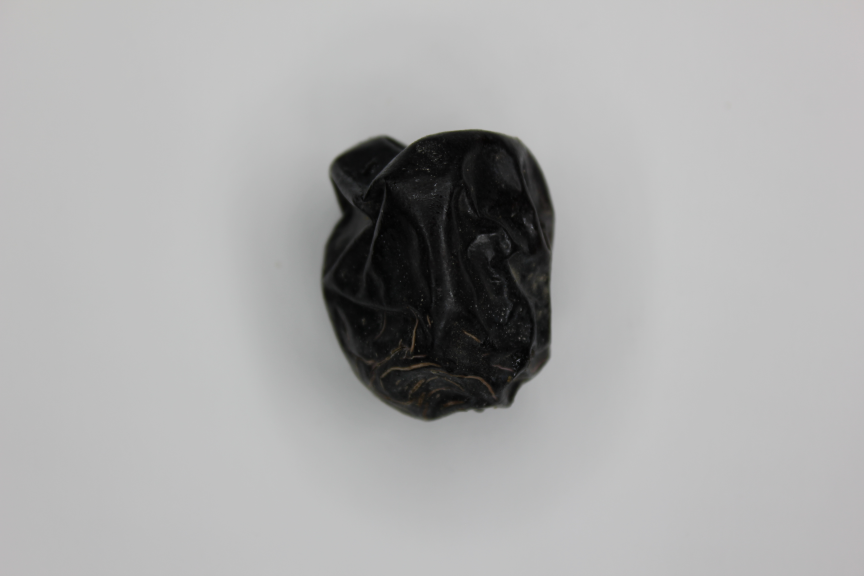
#> input picture Tubes PCD/kurma/Ajwa/Ajwa Date (10).JPG, 2592 x 1728 px (shown at 1/3 size); its folder holds only this picture in this run
$ jupyter execute --allow-errors Tubeskurma.ipynb
#> lines starting #> are read from the running program, lines starting #| are printed output that depends on the picture; after the words box and inside, x2 and y2 are one past the last pixel; in counts of white or black regions, pixels touching at a corner belong together
# DETEKSI PERBEDAAN JENIS KURMA MENGGUNAKAN PENDEKATAN EKSTRAKSI CIRI TEKSTUR

[cell 1]
import numpy as np
import matplotlib.pyplot as plt
import cv2 as cv
import pandas as pd
import os
import math
from tqdm.notebook import tqdm

Code di atas digunakan untuk mengimport beberapa library, seperti numpy, matplotlib.pyplot, cv2 (OpenCV), pandas, os, dan math. Selain itu, program juga menggunakan fungsi tqdm.notebook dari library tqdm untuk menampilkan progress bar pada iterasi.

Dalam program ini, numpy digunakan untuk melakukan operasi matematika pada array dan matriks. Library matplotlib.pyplot digunakan untuk membuat visualisasi data dalam bentuk grafik atau plot. Library cv2 (OpenCV) digunakan untuk memanipulasi dan memproses gambar, seperti membaca gambar, mengubah ukuran gambar, dan menerapkan filter. Pandas digunakan untuk melakukan manipulasi dan analisis data menggunakan struktur data seperti DataFrames. Os digunakan untuk melakukan operasi pada sistem operasi, seperti mengakses file dan direktori. Math digunakan untuk melakukan operasi matematika lainnya, seperti menghitung akar kuadrat dan fungsi trigonometri.

# INSERT GAMBAR & RESIZE

[cell 2]
def insertGambar(folder):
#> called with folder = 'kurma'
    images = []
    filenames = []
    labels = []

    for label in os.listdir(folder):
        for filename in os.listdir("kurma/"+label):
            img = cv.imread(os.path.join("kurma/"+label,filename),255)
#> img is the input picture: shape (1728, 2592, 3); mean B, G, R 171.1, 171.2, 171.2
            filenames.append(filename)
            labels.append(label)
            if img is not None:
                scale_percent = 10
                width = int(img.shape[1] * scale_percent / 100)
                height = int(img.shape[0] * scale_percent / 100)
                dim = (width, height)
                resized = cv.resize(img, dim, interpolation=cv.INTER_AREA)
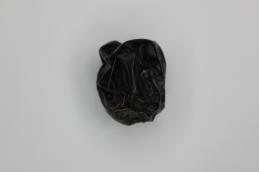
#> resized: shape (172, 259, 3); mean B, G, R 171.1, 171.2, 171.2
                images.append(resized)
    return images, filenames, labels

images, filenames, labels = insertGambar("kurma")
#> images = 3 items; filenames = ['Ajwa Date (10).JPG', 'Galaxy Date (10).JPG', 'Meneifi Date (1).JPG']; labels = ['Ajwa', 'Galaxy', 'Meneifi']

Fungsi insertGambar di atas adalah fungsi yang menerima satu parameter, yaitu folder. Fungsi ini bertujuan untuk membaca gambar-gambar dalam folder yang diberikan dan mengembalikan tiga variabel, yaitu images, filenames, dan labels.

Pada awal fungsi, tiga variabel kosong images, filenames, dan labels diinisialisasi. Kemudian, fungsi melakukan iterasi melalui setiap label dalam folder yang diberikan menggunakan os.listdir(folder). Setiap label ini akan merepresentasikan sebuah subfolder di dalam folder utama.

Di dalam loop pertama, fungsi akan melakukan iterasi melalui setiap file dalam subfolder tersebut menggunakan os.listdir("kurma/"+label). Pada setiap iterasi, fungsi akan membaca gambar menggunakan fungsi cv.imread dari library OpenCV (cv). Path file gambar diperoleh dengan menggabungkan direktori subfolder dengan nama file menggunakan os.path.join("kurma/"+label, filename).

Kemudian, variabel filename dan label ditambahkan ke dalam daftar filenames dan labels masing-masing. Selanjutnya, fungsi melakukan pengecekan apakah gambar yang dibaca (img) bukan None. Hal ini dilakukan untuk memastikan bahwa gambar yang dibaca berhasil dan tidak ada kesalahan.

Jika gambar berhasil dibaca, maka dilakukan pengubahan ukuran gambar menggunakan fungsi cv.resize. Ukuran baru dari gambar dihitung berdasarkan persentase skala (scale_percent) yang ditentukan. Setelah itu, gambar diubah ukurannya menggunakan metode interpolasi cv.INTER_AREA dan disimpan dalam variabel resized. Gambar yang sudah diubah ukuran (resized) ditambahkan ke dalam daftar images.

Setelah iterasi selesai, fungsi mengembalikan tiga variabel images, filenames, dan labels sebagai hasil eksekusi fungsi insertGambar.

[cell 3]
plt.imshow(images[1])

Baris kode plt.imshow(images[1]) digunakan untuk menampilkan gambar ke-1 dari daftar gambar (images) yang dihasilkan dari fungsi insertGambar. Fungsi plt.imshow() adalah fungsi dari library matplotlib.pyplot yang digunakan untuk menampilkan gambar atau array data dalam bentuk plot.

[cell 4]
print(len(images))
#| 3

Baris kode print(len(images)) digunakan untuk mencetak jumlah gambar yang terdapat dalam variabel images. Fungsi len() digunakan untuk menghitung jumlah elemen dalam sebuah objek atau struktur data.

Dalam hal ini, len(images) akan mengembalikan jumlah gambar yang terdapat dalam daftar images. Nilai ini kemudian dicetak menggunakan fungsi print(). Dengan mencetak panjang images, Anda akan mendapatkan informasi tentang jumlah gambar yang telah diambil dan diubah ukurannya melalui fungsi insertGambar.

[cell 5]
fig = plt.figure(figsize=(25,25))
columns = 5
rows = 3
x = 0
#> (the rest of this cell did not finish here and is left out)

Baris kode di atas digunakan untuk membuat sebuah plot dengan ukuran (figsize) 25x25 menggunakan plt.figure().

Selanjutnya, terdapat loop for yang berjalan dari 1 hingga 6 (range(1,6)). Di dalam loop, setiap iterasi akan menambahkan sebuah subplot ke dalam plot menggunakan fig.add_subplot(rows, columns, i). Angka i menentukan posisi subplot yang akan ditambahkan dalam grid dengan jumlah baris dan kolom yang telah ditentukan sebelumnya.

Pada setiap iterasi, diatur judul subplot menggunakan plt.title(filenames[x]), dimana filenames[x] adalah nama file yang berkaitan dengan gambar yang akan ditampilkan. Selanjutnya, gambar yang akan ditampilkan (images[x]) ditampilkan dengan warna abu-abu ("gray") menggunakan plt.imshow().

Variabel x diperbarui setiap iterasi dengan x+=1, sehingga pada setiap iterasi akan ditampilkan gambar dan judul yang berkaitan dengan indeks gambar yang sesuai.

[cell 6]
savePath = "hasil/resize/"
os.makedirs(savePath, exist_ok=True)  # Membuat direktori "hasil/resize/" jika belum ada
for i in range(len(images)):
    save = os.path.join(savePath, filenames[i])
    save = os.path.splitext(save)[0] + ".jpg"  # Mengganti ekstensi gambar menjadi .jpg
    rgb_image = cv.cvtColor(images[i], cv.COLOR_BGR2RGB)  # Mengubah citra menjadi format warna RGB
    cv.imwrite(save, rgb_image)
#> this loop made 3 passes
#> pass 2, `rgb_image = cv.cvtColor(images[i], cv.COLOR_BGR2RGB)`:
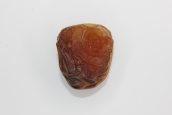
#> rgb_image: shape (115, 172, 3); mean R, G, B 207.1, 198.7, 195.5
#> pass 3, `rgb_image = cv.cvtColor(images[i], cv.COLOR_BGR2RGB)`:
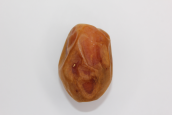
#> rgb_image: shape (115, 172, 3); mean R, G, B 206.7, 194.1, 188.3

Baris kode di atas digunakan untuk menyimpan gambar-gambar yang telah diubah ukurannya ke dalam folder "hasil/resize/". Pertama, kode ini menggunakan os.makedirs(savePath, exist_ok=True) untuk membuat direktori "hasil/resize/" jika belum ada. Jika direktori sudah ada, perintah ini akan diabaikan.

Selanjutnya, terdapat loop for yang akan berjalan sebanyak jumlah gambar (len(images)). Pada setiap iterasi, variabel save diinisialisasi dengan path lengkap file yang akan disimpan, yaitu menggunakan os.path.join(savePath, filenames[i]). filenames[i] adalah nama file dari gambar ke-i.

Kemudian, ekstensi file disesuaikan menjadi ".jpg" menggunakan os.path.splitext(save)[0] + ".jpg". Hal ini dilakukan untuk mengganti ekstensi file menjadi format JPEG.

Selanjutnya, gambar yang akan disimpan (images[i]) diubah format warnanya menjadi RGB menggunakan cv.cvtColor(images[i], cv.COLOR_BGR2RGB). Format warna asalnya adalah BGR (Blue-Green-Red) yang digunakan oleh OpenCV. Namun, umumnya format warna yang digunakan dalam pemrosesan gambar adalah RGB (Red-Green-Blue).

Terakhir, gambar yang sudah diubah format warnanya disimpan menggunakan cv.imwrite(save, rgb_image). Gambar akan disimpan dengan path dan nama file yang telah ditentukan.

Dengan kode ini, gambar-gambar yang telah diubah ukurannya akan disimpan dalam folder "hasil/resize/" dengan format file JPEG dan format warna RGB.

# ROTASI

[cell 7]
def rotasi(derajat, citra):
    panjang, lebar, _ = citra.shape  # Memperoleh dimensi panjang dan lebar citra
    Rotasi_img = np.zeros(citra.shape)

    sudut = derajat * (np.pi / 180)
    tengahx = panjang / 2
    tengahy = lebar / 2

    for i in range(panjang):
        for j in range(lebar):
            x = int((i - tengahx) * np.cos(sudut) - (j - tengahy) * np.sin(sudut) + tengahx)
            y = int((i - tengahx) * np.sin(sudut) + (j - tengahy) * np.cos(sudut) + tengahy)
            if 0 <= x < panjang and 0 <= y < lebar:
                Rotasi_img[i][j] = citra[x][y]

    return Rotasi_img

Fungsi rotasi di atas adalah fungsi yang digunakan untuk melakukan rotasi pada citra/gambar. Fungsi ini menerima dua parameter, yaitu derajat dan citra, yang merupakan sudut rotasi dalam derajat dan citra yang akan dirotasi.

Pada awal fungsi, dimensi panjang dan lebar citra (panjang dan lebar) diperoleh menggunakan citra.shape. Variabel Rotasi_img diinisialisasi sebagai array kosong dengan dimensi yang sama dengan citra yang diberikan.

Selanjutnya, sudut rotasi dalam radian (sudut) dihitung dengan mengalikan sudut rotasi dalam derajat (derajat) dengan pi dibagi 180. Koordinat tengah citra (tengahx dan tengahy) dihitung sebagai setengah dari panjang dan lebar citra.

Pada loop berikutnya, dilakukan iterasi untuk setiap piksel pada citra. Pada setiap iterasi, koordinat piksel yang dirotasi (x dan y) dihitung menggunakan rumus transformasi rotasi. Koordinat piksel yang dirotasi kemudian digunakan untuk mengambil nilai piksel dari citra asli (citra[x][y]) dan disimpan pada citra hasil rotasi (Rotasi_img[i][j]). Proses ini dilakukan hanya jika koordinat piksel hasil rotasi berada dalam batas citra (0 <= x < panjang dan 0 <= y < lebar).

Setelah iterasi selesai, citra hasil rotasi (Rotasi_img) dikembalikan sebagai output dari fungsi.

[cell 8]
sudut_rotasi = [90, -90, 180]  # Sudut rotasi yang ingin ditampilkan
index_citra = 4  # Indeks citra yang ingin ditampilkan

# Mengambil citra yang dipilih
#> (the rest of this cell did not finish here and is left out)

Kode di atas digunakan untuk menampilkan citra sebelum dan setelah rotasi dengan sudut tertentu.

Pertama, kita mendefinisikan sudut rotasi yang ingin ditampilkan dalam list sudut_rotasi, misalnya [90, -90, 180]. Kemudian, kita juga menentukan indeks citra yang ingin ditampilkan dari daftar images menggunakan index_citra.

Selanjutnya, kita mengambil citra yang dipilih berdasarkan indeks dari images menggunakan citra = images[index_citra].

Kemudian, kita membuat sebuah plot dengan ukuran (figsize) 20x20 menggunakan plt.figure(figsize=(20,20)).

Langkah berikutnya adalah menampilkan citra sebelum rotasi. Pada subplot pertama (plt.subplot(1, 4, 1)), kita menampilkan citra asli menggunakan plt.imshow(citra) dan memberikan judul "Sebelum Rotasi".

Selanjutnya, kita melakukan iterasi melalui sudut rotasi yang telah ditentukan menggunakan for i, sudut in enumerate(sudut_rotasi):. Pada setiap iterasi, kita melakukan rotasi pada citra menggunakan fungsi rotasi(sudut, citra) dan menyimpan hasilnya dalam rotated_image. Kita juga memastikan rentang piksel hasil rotasi berada dalam rentang [0, 255] menggunakan np.clip(rotated_image, 0, 255).astype(np.uint8).

Selanjutnya, pada setiap subplot selanjutnya (plt.subplot(1, 4, i+2)), kita menampilkan citra hasil rotasi menggunakan plt.imshow(rotated_image) dan memberikan judul yang sesuai dengan sudut rotasi.

Terakhir, kita menggunakan plt.tight_layout() untuk mengatur tata letak subplot secara rapi, dan plt.show() untuk menampilkan plot secara keseluruhan.

Dengan kode tersebut, akan dihasilkan plot yang menampilkan citra asli sebelum rotasi pada subplot pertama, dan citra-citra hasil rotasi dengan sudut yang telah ditentukan pada subplot-subplot berikutnya. Setiap subplot akan memiliki judul yang sesuai dengan sudut rotasi yang digunakan.

[cell 9]
savePath = "hasil/rotasi/"  # Ubah path ke folder hasil rotasi sesuai kebutuhan
sudut_rotasi = [90]  # Sudut rotasi yang ingin Anda terapkan
rotasi_data = []  # List untuk menyimpan citra hasil rotasi
os.makedirs(savePath, exist_ok=True)
for i in range(len(images)):
    for sudut in sudut_rotasi:
        # Menerapkan rotasi pada citra
        rgb_image = cv.cvtColor(images[i], cv.COLOR_BGR2RGB)
        hasil_rotasi = rotasi(sudut, rgb_image)  # Menggunakan sudut rotasi dari daftar sudut_rotasi

        # Menyimpan citra hasil rotasi
        save = savePath + f"{filenames[i]}_{sudut}.jpg"  # Menambahkan sudut rotasi pada nama file
        cv.imwrite(save, hasil_rotasi)

        # Menyimpan citra hasil rotasi ke dalam list rotasi_data
        rotasi_data.append(hasil_rotasi)
#> this loop made 3 passes
#> pass 1, `cv.imwrite(save, hasil_rotasi)`:
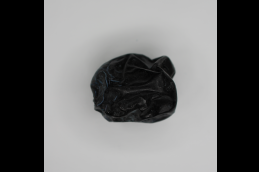
#> saved as Ajwa Date (10).JPG_90.jpg: shape (172, 259, 3); mean B, G, R 107.5, 107.7, 107.5
#> pass 2, `cv.imwrite(save, hasil_rotasi)`:
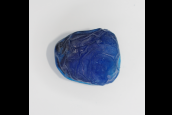
#> saved as Galaxy Date (10).JPG_90.jpg: shape (115, 172, 3); mean B, G, R 133.6, 125.4, 122.1
#> after the loop, rotasi_data = 3 items

Kode di atas digunakan untuk melakukan rotasi pada setiap citra dalam daftar images, menyimpan citra hasil rotasi, dan menyimpannya dalam folder yang ditentukan. Selain itu, citra hasil rotasi juga ditambahkan ke dalam list rotasi_data untuk penggunaan selanjutnya.

Pertama, kita menentukan path folder tempat citra hasil rotasi akan disimpan, yang disimpan dalam variabel savePath. Kemudian, kita menentukan sudut rotasi yang ingin diterapkan pada setiap citra dengan menyediakan nilai sudut dalam list sudut_rotasi.

Selanjutnya, kita membuat sebuah list kosong rotasi_data yang akan digunakan untuk menyimpan citra-citra hasil rotasi.

Selanjutnya, kita menggunakan os.makedirs(savePath, exist_ok=True) untuk memastikan bahwa folder tempat citra hasil rotasi akan disimpan telah dibuat. Jika folder sudah ada, perintah ini akan diabaikan.

Selanjutnya, dilakukan nested loop untuk iterasi melalui setiap citra dalam daftar images dan setiap sudut rotasi dalam sudut_rotasi. Pada setiap iterasi, citra diubah format warnanya menjadi RGB menggunakan cv.cvtColor(images[i], cv.COLOR_BGR2RGB).

Kemudian, dilakukan rotasi pada citra menggunakan fungsi rotasi(sudut, rgb_image), dan hasil rotasinya disimpan dalam variabel hasil_rotasi.

Selanjutnya, dibentuk path lengkap untuk menyimpan citra hasil rotasi dengan menambahkan sudut rotasi pada nama file, dan ekstensi file yang ditentukan sebagai .jpg. Citra hasil rotasi kemudian disimpan dalam folder yang ditentukan menggunakan cv.imwrite(save, hasil_rotasi).

Selain itu, citra hasil rotasi juga ditambahkan ke dalam list rotasi_data menggunakan rotasi_data.append(hasil_rotasi). Hal ini dilakukan untuk menyimpan semua citra hasil rotasi yang akan digunakan dalam proses selanjutnya jika diperlukan.

# TRESHOLDING

[cell 10]
tresh = list()
for i in range (len(images)):
    ret,thresh1 = cv.threshold(images[i],127,255,cv.THRESH_BINARY)
    tresh.append(thresh1)
#> this loop made 3 passes
#> pass 1, `ret,thresh1 = cv.threshold(images[i],127,255,cv.THRESH_BINARY)`:
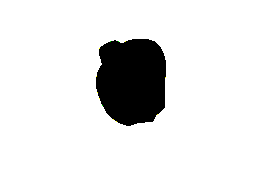
#> thresh1: shape (172, 259, 3); mean of channels 0, 1, 2 225.7, 225.7, 225.7; drawn as B, G, R
#> pass 2, `ret,thresh1 = cv.threshold(images[i],127,255,cv.THRESH_BINARY)`:
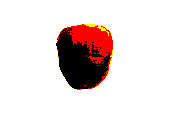
#> thresh1: shape (115, 172, 3); mean of channels 0, 1, 2 215.3, 217, 230.4; drawn as B, G, R
#> pass 3, `ret,thresh1 = cv.threshold(images[i],127,255,cv.THRESH_BINARY)`:
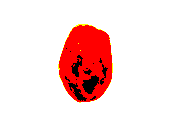
#> thresh1: shape (115, 172, 3); mean of channels 0, 1, 2 211.4, 212.6, 247.9; drawn as B, G, R
#> after the loop, tresh = 3 items

Kode di atas digunakan untuk melakukan thresholding pada setiap citra dalam daftar images.

Pertama, kita membuat sebuah list kosong tresh yang akan digunakan untuk menyimpan citra-citra hasil thresholding.

Selanjutnya, dilakukan loop for untuk iterasi melalui setiap citra dalam daftar images. Pada setiap iterasi, kita menggunakan cv.threshold untuk melakukan thresholding pada citra dengan menggunakan ambang batas 127. Citra hasil thresholding disimpan dalam variabel thresh1, sedangkan nilai ambang batas yang digunakan dan hasil return dari fungsi cv.threshold disimpan dalam variabel ret.

Kemudian, citra hasil thresholding ditambahkan ke dalam list tresh menggunakan tresh.append(thresh1). Dengan demikian, setiap elemen dalam list tresh akan berisi citra hasil thresholding yang sesuai dengan citra asli dalam daftar images.

[cell 11]
fig = plt.figure(figsize=(25,25))
columns = 5
rows = 3
x = 0
#> (the rest of this cell did not finish here and is left out)

Kode di atas digunakan untuk menampilkan citra-citra hasil thresholding dalam grid dengan ukuran dan jumlah kolom dan baris yang ditentukan.

Pertama, kita membuat sebuah figure menggunakan fig = plt.figure(figsize=(25,25)) dengan ukuran gambar yang diinginkan.

Selanjutnya, dilakukan loop for untuk iterasi dari 1 hingga 5 (inklusif), yang akan menghasilkan 5 subplots. Pada setiap iterasi, kita menggunakan fig.add_subplot(rows, columns, i) untuk menambahkan subplot ke dalam figure. Nomor subplot ditentukan oleh variabel i, sedangkan rows dan columns menentukan tata letak grid.

Di dalam loop, kita menentukan judul subplot menggunakan plt.title(filenames[x]), di mana filenames[x] adalah nama file dari citra yang sesuai dengan indeks x. Kemudian, kita menampilkan citra hasil thresholding dalam subplot menggunakan plt.imshow(tresh[x], "gray"). Citra ditampilkan dalam skala abu-abu (grayscale) dengan menggunakan argumen "gray".

Terakhir, kita meningkatkan nilai x setelah setiap iterasi untuk memastikan bahwa kita mengakses citra dan judul yang tepat dari daftar tresh dan filenames.

[cell 12]
savePath = "hasil/treshold/"
os.makedirs(savePath, exist_ok=True)
for i in range(len(images)):
    # Menerapkan tresholding pada citra menggunakan metode BINARY
    ret, treshold = cv.threshold(images[i], 127, 255, cv.THRESH_BINARY)

    # Menyimpan citra hasil tresholding
    save = savePath + filenames[i] + ".jpg"
    cv.imwrite(save, treshold)
#> this loop made 3 passes

Kode di atas digunakan untuk menyimpan citra-citra hasil thresholding ke dalam folder yang ditentukan.

Pertama, kita menentukan path folder tempat citra hasil thresholding akan disimpan, yang disimpan dalam variabel savePath. Kemudian, kita menggunakan os.makedirs(savePath, exist_ok=True) untuk memastikan bahwa folder tempat citra hasil thresholding akan disimpan telah dibuat. Jika folder sudah ada, perintah ini akan diabaikan.

Selanjutnya, dilakukan loop for untuk iterasi melalui setiap citra dalam daftar images. Pada setiap iterasi, kita menggunakan cv.threshold untuk melakukan thresholding pada citra dengan menggunakan ambang batas 127 dan metode thresholding BINARY (cv.THRESH_BINARY). Hasil thresholding disimpan dalam variabel treshold, sedangkan nilai ambang batas yang digunakan dan hasil return dari fungsi cv.threshold disimpan dalam variabel ret.

Kemudian, dibentuk path lengkap untuk menyimpan citra hasil thresholding dengan menambahkan nama file dan ekstensi .jpg. Citra hasil thresholding kemudian disimpan dalam folder yang ditentukan menggunakan cv.imwrite(save, treshold).

# EDGE DETECTION

[cell 13]
edges = []
for i in range(len(images)):
    gray_image = cv.cvtColor(images[i], cv.COLOR_BGR2GRAY)  # Ubah citra menjadi grayscale
    edges_image = cv.Canny(gray_image, 100, 200)  # Lakukan edge detection pada citra grayscale
    edges.append(edges_image)
#> this loop made 3 passes
#> pass 1, `edges_image = cv.Canny(gray_image, 100, 200)`:
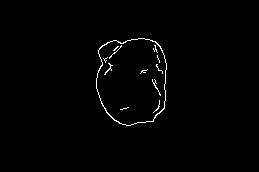
#> edges_image: shape (172, 259); 1% white in thin lines or dots, all inside (x1, y1, x2, y2) = (96, 38, 167, 126)
#> pass 2, `gray_image = cv.cvtColor(images[i], cv.COLOR_BGR2GRAY)`:
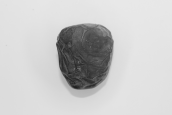
#> gray_image: shape (115, 172); min 31, max 233, mean 200.8
#> after the loop, edges = 3 items
#> (the rest of the program and of its run is left out)
